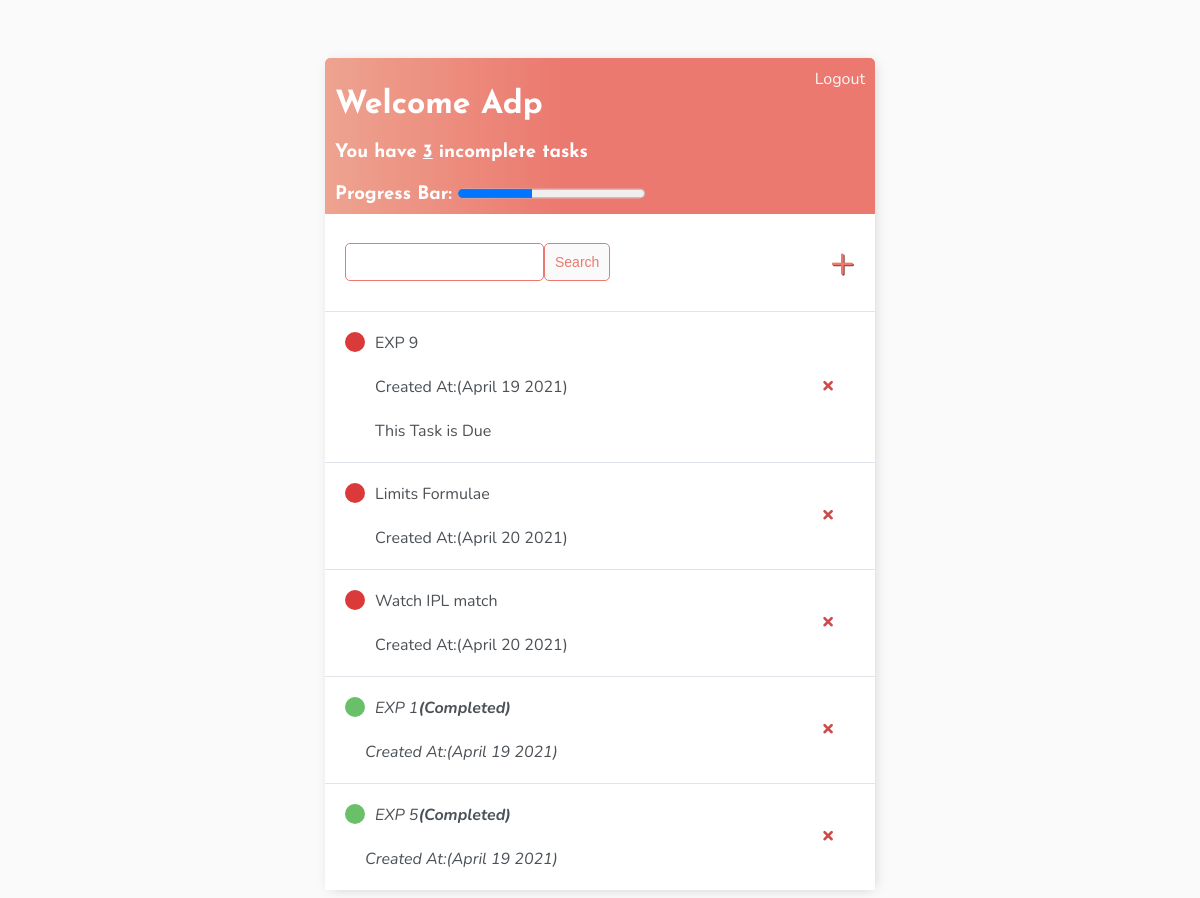
The app's page / (signed in) with its own data.
### todo/models.py (models this page shows)
class Task(models.Model):
    user = models.ForeignKey(
        User, on_delete=models.CASCADE, null=True, blank=True)
    title = models.CharField(max_length=200)
    description = models.TextField(null=True, blank=True)
    complete = models.BooleanField(default=False)
    created = models.DateTimeField(auto_now_add=True)
    Due_Date = models.DateField(null=False, blank=False)
    def __str__(self):
        return self.title
    @property
    def is_past_due(self):
        return date.today() > self.Due_Date
    class Meta:
        ordering = ['complete']

### todo/views.py (the view)
# urls.py: path('', TaskList.as_view(), name='tasks'),
class TaskList(LoginRequiredMixin, ListView):
    model = Task
    context_object_name = 'tasks'
    def get_context_data(self, **kwargs):
        context = super().get_context_data(**kwargs)
        context['tasks'] = context['tasks'].filter(user=self.request.user)
        context['incomplete_count'] = context['tasks'].filter(complete=False).count()
        context['complete_count'] = context['tasks'].filter(complete=True).count()
        context['max_count'] = context['tasks'].count()
        search_input = self.request.GET.get('search-area') or ''
        if search_input:
            context['tasks'] = context['tasks'].filter(
                title__icontains=search_input)
        context['search_input'] = search_input
        return context

### todo/templates/todo/task_list.html (shortened to what this page needs)
{% extends 'todo/main.html' %} {% block content %}
<div class="header-bar">
    <div>
        <h1>Welcome {{request.user|title}}</h1>
        <h3 style="margin:0">You have <u>{{incomplete_count}}</u> incomplete task{{ incomplete_count|pluralize:"s" }}</h3>
        <br>
        <h3 style="margin:0">Progress Bar: <progress value = "{{complete_count}}" max = "{{max_count}}"/></h3>
    </div>
    {% if request.user.is_authenticated %}
    <a href="{% url 'logout' %}">Logout</a> {% else %}
    <a href="{% url 'login' %}">Login</a> {% endif %}
</div>
<div id="search-add-wrapper">
    <form method="GET" style="display: flex;">
        <input type='text' name='search-area' value="{{search_input}}">
        <input class="button" type="submit" value='Search'>
    </form>
    <a id="add-link" href="{% url 'task-create' %}">&#x2b;</a>
</div>
<div id="tasklist" class="task-items-wrapper">
    {% for task in tasks %}
    <div class="task-wrapper" data-position="{{task.pk}}">
        <div class="task-title">
            {% if task.complete %}
            <div class="task-complete-icon"></div>
            <i><a href="{% url 'task-update' task.id %}">{{task}}<b>(Completed)</b><br><br>Created At:({{task.created| date:"F d Y"}})</a></i>
            {% else %}
            {% if task.is_past_due %}
            <div class="task-incomplete-icon"></div>
            <a href="{% url 'task-update' task.id %}">{{task}}<br><br>Created At:({{task.created| date:"F d Y"}})<br><br>This Task is Due</a>
            {% else %}
            <div class="task-incomplete-icon"></div>
            <a href="{% url 'task-update' task.id %}">{{task}}<br><br>Created At:({{task.created| date:"F d Y"}})</a>
            {% endif %}
            {% endif %}
        </div>
        <div class="task-controls">
            <a class="delete-link" href="{% url 'task-delete' task.id %}">&#215;</a>
            <span class="handle">&nbsp;</span>
        </div>
    </div>
    {% empty %}
    <h3>No items in list</h3>
    {% endfor %}
</div>
{% endblock content %}

### todo/templates/todo/main.html (shortened to what this page needs)
<!DOCTYPE html>
<html>
<head>
</head>
<body>
    <div class="container">
        {% block content %} {% endblock content %}
    </div>
</body>
</html>

### todo/templates/todo/main.html (style rules this page uses)
body { background-color: #FAFAFA; font-family: 'Nunito', sans-serif; padding-top: 50px; }
h1, h2, h3, h4, h5, h6 { font-family: 'Josefin Sans', sans-serif; }
a, p { color: #4b5156 }
.container { max-width: 550px; margin: auto; background-color: #fff; -webkit-box-shadow: 2px 2px 13px -4px rgba(0, 0, 0, 0.21); box-shadow: 2px 2px 13px -4px rgba(0, 0, 0, 0.21); }
.header-bar { display: flex; justify-content: space-between; color: #fff; padding: 10px; border-radius: 5px 5px 0 0; background: linear-gradient(90deg, #EEA390 0%, #EB796F 43%, #EB796F 100%); }
.header-bar a { color: rgb(247, 247, 247); text-decoration: none; }
.task-wrapper { display: flex; align-items: center; justify-content: space-between; background-color: #fff; border-top: 1px solid #dfe4ea; overflow: hidden; }
.task-title { display: flex; padding: 20px; }
.task-title a { text-decoration: none; color: #4b5156; margin-left: 10px; }
.task-complete-icon { height: 20px; width: 20px; background-color: rgb(105, 192, 105); border-radius: 50%; }
.task-incomplete-icon { height: 20px; width: 20px; background-color: rgb(219, 58, 58); border-radius: 50%; }
.delete-link { text-decoration: none; font-weight: 900; color: #cf4949; font-size: 22px; line-height: 0; padding: 20px 0px; }
.handle { display: inline-block; padding: 20px 16px; cursor: grab; user-select: none; }
.handle:after, .handle:before { display: block; content: ""; }
#add-link { color: #EB796F; text-decoration: none; font-size: 42px; text-shadow: 1px 1px #81413b; }
#search-add-wrapper { display: flex; justify-content: space-between; align-items: center; padding: 20px; }
input[type=text], input[type=password], textarea { border: 1px solid #EB796F; border-radius: 5px; padding: 10px; width: 90%; }
.button { border: 1px solid #EB796F; background-color: #FAFAFA; color: #EB796F; padding: 10px; font-size: 14px; border-radius: 5px; cursor: pointer; text-decoration: none; }

### records on screen
Task: title "EXP 9", created "April 19 2021"
Task: title "Limits Formulae", created "April 20 2021"
Task: title "Watch IPL match", created "April 20 2021"
Task: title "EXP 1", created "April 19 2021"
Task: title "EXP 5", created "April 19 2021"

### other values on screen
{{ request.user|title }} "Adp"
{{ incomplete_count }} "3"
